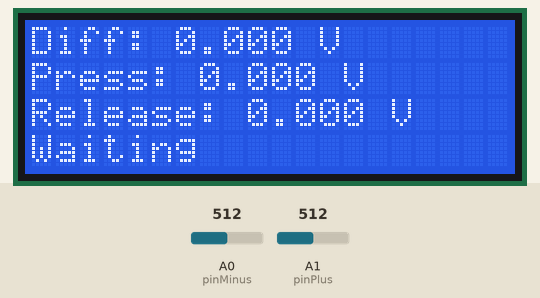
Simulated run of this sketch. Board: Arduino Zero (SAMD21). On the bench: 20×4 character LCD. The inputs (shaded band) are chosen by the test bench; at power-on: A0 (pinMinus) = 512, A1 (pinPlus) = 512 (analog values on the 0–1023 scale). What the sketch prints to the serial monitor is not drawn.

Above: at 2.3 s.
2.4 s: A0 (pinMinus) set to 539
At 3.6 s:
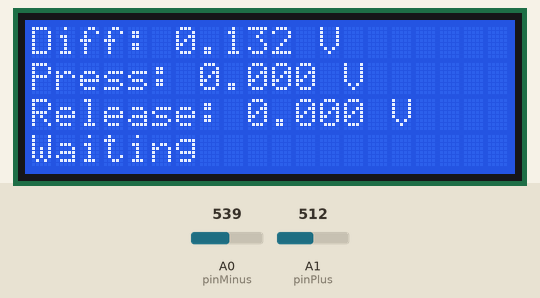
4.0 s: A0 (pinMinus) set to 567
At 4.9 s:
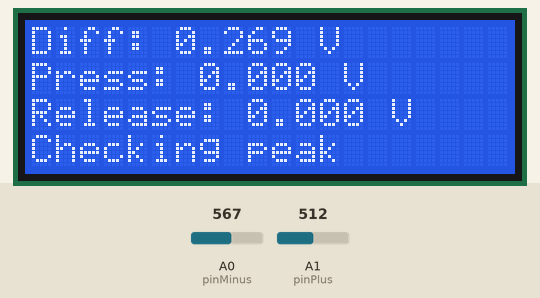
5.7 s: A1 (pinPlus) set to 538
At 6.1 s:
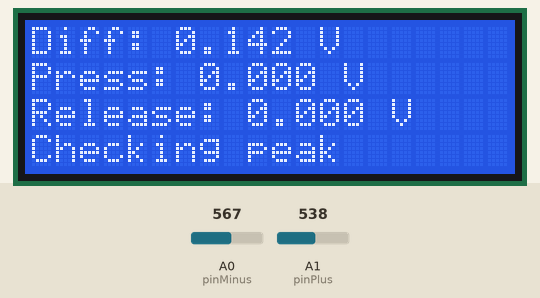
7.2 s: A1 (pinPlus) set to 563
At 8.6 s:
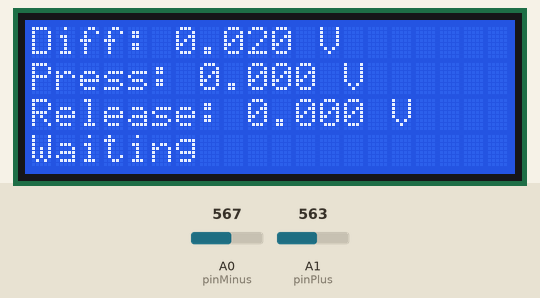
8.9 s: A0 (pinMinus) set to 611
At 9.7 s:
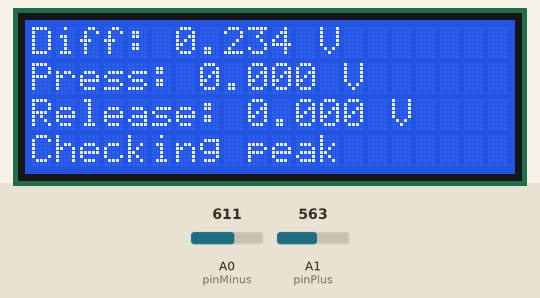
10.6 s: A1 (pinPlus) set to 511
At 11.2 s:
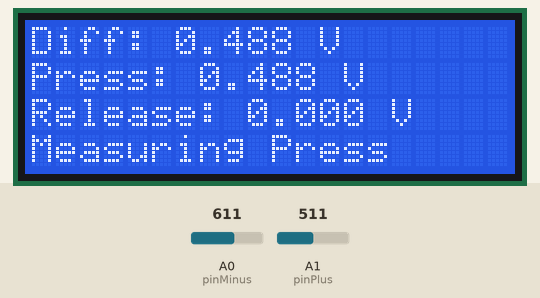
Timing chart, 0 to 13.6 s (numbered marks = the images above; inputs shaded):
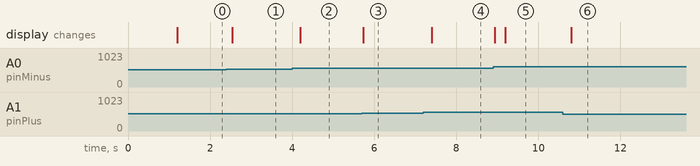

The sketch:

sketch_sep27a.ino
```cpp
#include <Wire.h>
#include <LiquidCrystal_I2C.h>
#include <math.h>
#include <stdint.h>

LiquidCrystal_I2C lcd(0x27, 20, 4);
const int pinMinus = A0;
const int pinPlus = A1;
const float VREF = 5.0;
const float ALPHA = 0.02; // 保留原程序滤波系数
const unsigned long DISPLAY_TIME = 200; // 保留原程序刷新周期

// BEGIN PAIR LOGIC
// 原程序的通用捕峰器：不判断正负，只把连续两次事件分别保存。
struct PeakPair {
  enum State { WAITING, CAPTURING, HOLDING };
  State state = WAITING;
  static constexpr float START_THRESHOLD = 0.20f;
  static constexpr float END_THRESHOLD = 0.10f;
  static constexpr uint32_t END_TIME = 300;
  static constexpr uint32_t HOLD_TIME = 5000;
  // 初始调参值：有效按压峰须达到0.50 V；释放沿用原触发阈值。
  static constexpr float MIN_PRESS_PEAK = 0.30f;
  // 从确认第一峰开始计时；正常长按必须短于此值，0表示关闭超时。
  static constexpr uint32_t PAIR_TIMEOUT = 10000;
  float maxDiff = 0, pressPeak = 0, releasePeak = 0;
  bool nextIsPress = true, capturingPress = true;
  bool peakAccepted = false, waitForQuiet = false;
  bool peakSeparated = false, belowThreshold = false;
  uint32_t belowThresholdStart = 0, holdStartTime = 0, pairStartTime = 0;
  uint32_t rejectedPeaks = 0, expiredPairs = 0;

  constexpr void recordPeak(float raw, uint32_t now) {
    if (raw > maxDiff) maxDiff = raw;
    if (!peakAccepted) {
      if (capturingPress && maxDiff < MIN_PRESS_PEAK) return;
      peakAccepted = true;
      nextIsPress = !capturingPress; // 只有有效峰才推进配对顺序
      if (capturingPress) {
        releasePeak = 0;
        pairStartTime = now;
      }
    }
    if (capturingPress) pressPeak = maxDiff;
    else releasePeak = maxDiff;
  }

  constexpr void startPeak(float raw, uint32_t now) {
    capturingPress = nextIsPress;
    maxDiff = raw;
    peakAccepted = false;
    peakSeparated = belowThreshold = false;
    state = CAPTURING;
    recordPeak(raw, now);
  }

  constexpr void process(float raw, float filtered, uint32_t now) {
    if (waitForQuiet) {
      if (filtered <= END_THRESHOLD) waitForQuiet = false;
      return; // 超时后先等本次信号回落，不把残余信号立刻当成新峰
    }
    if (state != CAPTURING) {
      if (filtered > START_THRESHOLD) startPeak(raw, now);
      else if (state == HOLDING && nextIsPress && uint32_t(now - holdStartTime) >= HOLD_TIME) {
        pressPeak = releasePeak = maxDiff = 0;
        state = WAITING;
      }
      return;
    }

    // 已回落过，再次超过原来的开始阈值就是新事件。
    // 必须先分开事件，再更新最大值，防止新峰覆盖上一行。
    if (peakSeparated && filtered > START_THRESHOLD) {
      startPeak(raw, now);
      return;
    }
    if (!peakSeparated) {
      recordPeak(raw, now);
    }

    if (filtered <= END_THRESHOLD) {
      if (!peakAccepted) {
        ++rejectedPeaks;
        maxDiff = 0;
        // 无效第一峰不进入等释放，上一组已完成的结果仍可保留。
        state = pressPeak > 0 ? HOLDING : WAITING;
        peakSeparated = belowThreshold = false;
        return;
      }
      peakSeparated = true;
      if (!belowThreshold) {
        belowThreshold = true;
        belowThresholdStart = now;
      }
      if (uint32_t(now - belowThresholdStart) >= END_TIME) {
        holdStartTime = now;
        state = HOLDING;
      }
    } else belowThreshold = false;
  }

  constexpr void update(float raw, float filtered, uint32_t now) {
    // 当本次采样恰好出现有效第二峰时优先完成配对。
    process(raw, filtered, now);
    if (PAIR_TIMEOUT != 0 && !nextIsPress && uint32_t(now - pairStartTime) >= PAIR_TIMEOUT) {
      ++expiredPairs;
      pressPeak = releasePeak = maxDiff = 0;
      nextIsPress = capturingPress = true;
      peakAccepted = peakSeparated = belowThreshold = false;
      waitForQuiet = filtered > END_THRESHOLD;
      state = WAITING; // 超时只清除孤立峰，不生成释放结果
    }
  }
};
// END PAIR LOGIC

PeakPair peaks;
float zeroOffset = 0, diffValue = 0, filteredDiff = 0;
unsigned long lastDisplayTime = 0;

void setup() {
  Serial.begin(115200);
  analogReadResolution(14);
  lcd.init();
  lcd.backlight();
  lcd.setCursor(0, 0);
  lcd.print("Calibrating...");
  float sum = 0;
  // 与原程序相同：开机1秒内完全松开传感器。
  for (int i = 0; i < 200; ++i) {
    int rawMinus = analogRead(pinMinus);
    int rawPlus = analogRead(pinPlus);
    sum += (rawPlus - rawMinus) * VREF / 16383.0;
    delay(5);
  }
  zeroOffset = sum / 200.0;
  lcd.clear();
}

void loop() {
  int rawMinus = analogRead(pinMinus);
  int rawPlus = analogRead(pinPlus);
  float vMinus = rawMinus * VREF / 16383.0;
  float vPlus = rawPlus * VREF / 16383.0;
  diffValue = fabs((vPlus - vMinus) - zeroOffset);
  filteredDiff = ALPHA * diffValue + (1.0 - ALPHA) * filteredDiff;
  const unsigned long now = millis();
  peaks.update(diffValue, filteredDiff, now);

  if (now - lastDisplayTime >= DISPLAY_TIME) {
    lastDisplayTime = now;
    lcd.setCursor(0, 0);
    lcd.print("Diff: "); lcd.print(diffValue, 3); lcd.print(" V       ");
    lcd.setCursor(0, 1);
    lcd.print("Press: "); lcd.print(peaks.pressPeak, 3); lcd.print(" V      ");
    lcd.setCursor(0, 2);
    lcd.print("Release: "); lcd.print(peaks.releasePeak, 3); lcd.print(" V    ");
    lcd.setCursor(0, 3);
    if (peaks.waitForQuiet) lcd.print("Wait signal quiet   ");
    else if (peaks.state == PeakPair::WAITING) lcd.print("Waiting             ");
    else if (peaks.state == PeakPair::CAPTURING && !peaks.peakAccepted) lcd.print("Checking peak       ");
    else if (peaks.state == PeakPair::CAPTURING && !peaks.peakSeparated) {
      if (peaks.capturingPress) lcd.print("Measuring Press     ");
      else lcd.print("Measuring Release   ");
    } else if (!peaks.nextIsPress) lcd.print("Wait next peak      ");
    else lcd.print("Result              ");

    Serial.print("Diff:"); Serial.print(diffValue, 3);
    Serial.print(",Filtered:"); Serial.print(filteredDiff, 3);
    Serial.print(",Press:"); Serial.print(peaks.pressPeak, 3);
    Serial.print(",Release:"); Serial.print(peaks.releasePeak, 3);
    Serial.print(",Separated:"); Serial.print(peaks.peakSeparated);
    Serial.print(",Rejected:"); Serial.print(peaks.rejectedPeaks);
    Serial.print(",Expired:"); Serial.print(peaks.expiredPairs);
    Serial.print(",Next:"); Serial.print(peaks.nextIsPress ? "PRESS" : "RELEASE");
    Serial.print(",State:");
    if (peaks.state == PeakPair::WAITING) Serial.println("WAITING");
    else if (peaks.state == PeakPair::CAPTURING) Serial.println("CAPTURING");
    else Serial.println("HOLDING");
  }
}
```

Measured:
- the behaviour switches between 552 and 553 on A0 (pinMinus) (found by bisection; images 1 and 2)
- the behaviour switches between 546 and 547 on A1 (pinPlus) (found by bisection; images 3 and 4)
- the behaviour switches between 603 and 604 on A0 (pinMinus) (found by bisection; images 4 and 5)
- after the input at 2.4 s, the display: changes after 0.14 s (image 1)
- after the input at 4.0 s, the display: changes after 0.20 s (image 2)
- after the input at 5.7 s, the display: changes at once (image 3)
- after the input at 7.2 s, the display: changes after 0.20 s (image 4)
- after the input at 8.9 s, the display: first changes at once (image 5 shows a later state)
- after the input at 10.6 s, the display: changes after 0.21 s (image 6)
